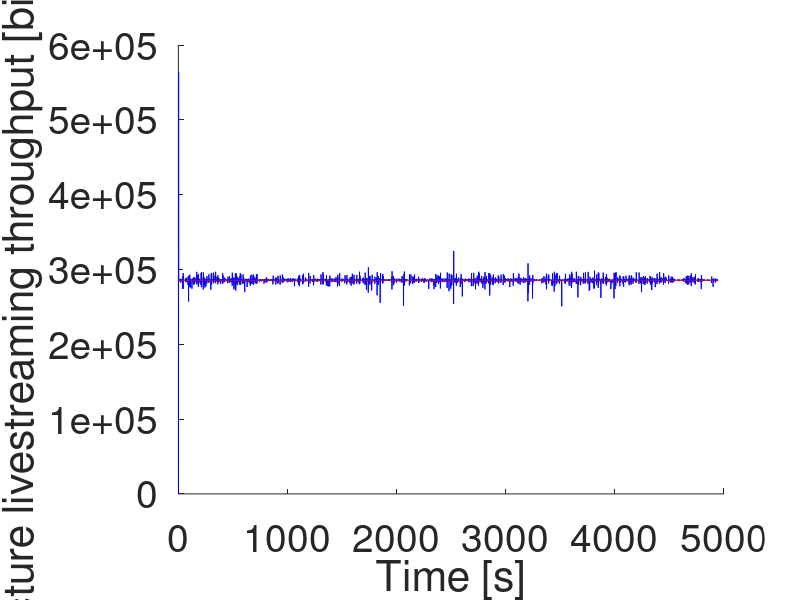
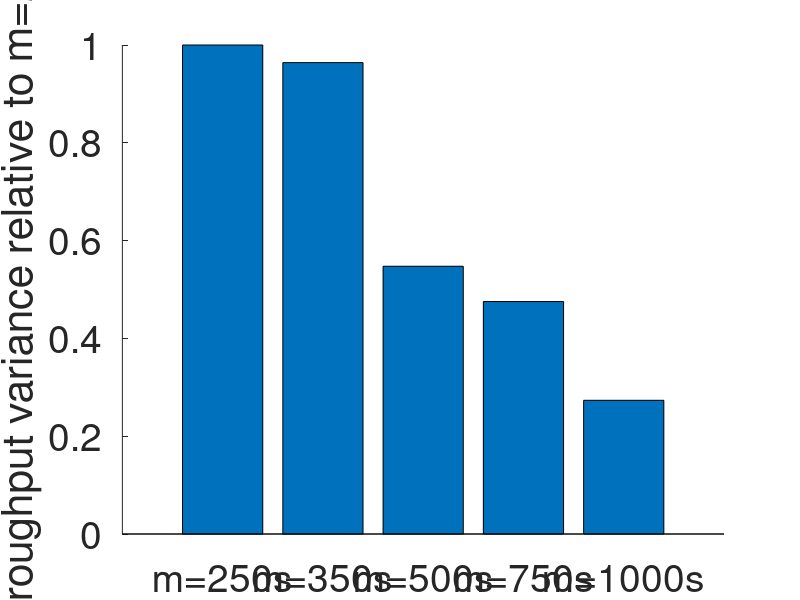

The MATLAB script that drew these images, in order:
%Import csv of 1 long simulation (5000sec) to see a reasonable simulation 
%time wich is enough:
%Conclusion: With around 300sec is enough.
clear
%Import 1 vector simulation
M1 = csvread('vector.csv');
x1=M1(:,2);
figure
set(gca,'FontSize',28)
hold on
plot(x1, 'b');

%Plot this user mean:
average=mean(x1);
x=ones(1,length(x1));
x=x.*average;
plot(x, 'r');
hold off

%Plot all users mean:
xlabel('Time [s]');
ylabel('Lecture livestreaming throughput [bits/sec]');

figure
hold on
set(gca,'FontSize',28)
variances = [];
m = [250; 350; 500; 750; 1000]
for m1 = 1:length(m)
   avgs=zeros(1, ceil(length(x1) / m(m1)));
    j = 1;
    for i=0:m(m1):length(x1)-1
        from = i + 1;
        to = min(i + m(m1), length(x1));
        avgs(j) = mean(x1(from:to));
        j = j + 1;
    end
    variances = [variances, var(avgs)];    
end
bar(variances./variances(1));
set(gca,'Xtick',1:5,'XTickLabel',{'m=250s','m=350s', 'm=500s', 'm=750s', 'm=1000s'})
ylabel('Throughput variance relative to m=250');
hold off